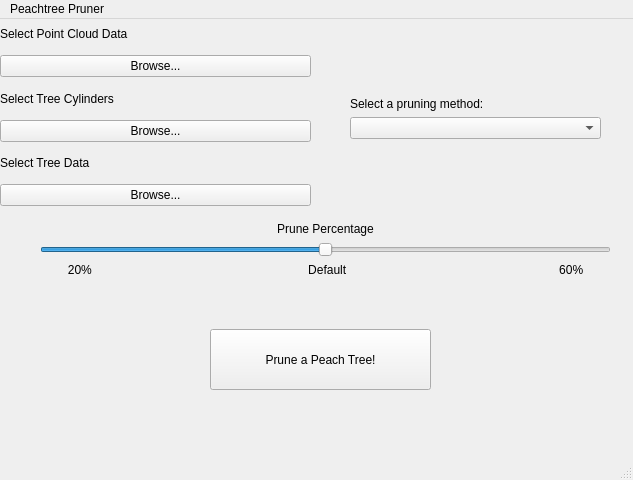
<?xml version="1.0" encoding="UTF-8"?>
<ui version="4.0">
 <class>MainWindow</class>
 <widget class="QMainWindow" name="MainWindow">
  <property name="geometry">
   <rect>
    <x>0</x>
    <y>0</y>
    <width>633</width>
    <height>480</height>
   </rect>
  </property>
  <property name="windowTitle">
   <string extracomment="Peach">Project Peach</string>
  </property>
  <property name="unifiedTitleAndToolBarOnMac">
   <bool>true</bool>
  </property>
  <widget class="QWidget" name="centralwidget">
   <widget class="QWidget" name="verticalLayoutWidget">
    <property name="geometry">
     <rect>
      <x>0</x>
      <y>0</y>
      <width>311</width>
      <height>187</height>
     </rect>
    </property>
    <layout class="QVBoxLayout" name="verticalLayout">
     <item>
      <widget class="QLabel" name="pcd_label">
       <property name="text">
        <string>Select Point Cloud Data</string>
       </property>
      </widget>
     </item>
     <item>
      <widget class="QPushButton" name="pcd_button">
       <property name="layoutDirection">
        <enum>Qt::LeftToRight</enum>
       </property>
       <property name="autoFillBackground">
        <bool>false</bool>
       </property>
       <property name="text">
        <string>Browse...</string>
       </property>
      </widget>
     </item>
     <item>
      <widget class="QLabel" name="treecylinder_label">
       <property name="text">
        <string>Select Tree Cylinders</string>
       </property>
      </widget>
     </item>
     <item>
      <widget class="QPushButton" name="cylinder_button">
       <property name="text">
        <string>Browse...</string>
       </property>
      </widget>
     </item>
     <item>
      <widget class="QLabel" name="treedata_label">
       <property name="text">
        <string>Select Tree Data</string>
       </property>
      </widget>
     </item>
     <item>
      <widget class="QPushButton" name="treedata_button">
       <property name="text">
        <string>Browse...</string>
       </property>
      </widget>
     </item>
    </layout>
   </widget>
   <widget class="QWidget" name="verticalLayoutWidget_2">
    <property name="geometry">
     <rect>
      <x>40</x>
      <y>190</y>
      <width>571</width>
      <height>81</height>
     </rect>
    </property>
    <layout class="QVBoxLayout" name="verticalLayout_2">
     <item>
      <widget class="QLabel" name="prunepercentage_label">
       <property name="text">
        <string>Prune Percentage</string>
       </property>
       <property name="alignment">
        <set>Qt::AlignBottom|Qt::AlignHCenter</set>
       </property>
       <property name="wordWrap">
        <bool>false</bool>
       </property>
      </widget>
     </item>
     <item>
      <widget class="QSlider" name="prune_slider">
       <property name="minimum">
        <number>20</number>
       </property>
       <property name="maximum">
        <number>60</number>
       </property>
       <property name="sliderPosition">
        <number>40</number>
       </property>
       <property name="orientation">
        <enum>Qt::Horizontal</enum>
       </property>
      </widget>
     </item>
     <item>
      <widget class="QLabel" name="label">
       <property name="text">
        <string>20%                                                                 Default                                                                60%</string>
       </property>
       <property name="alignment">
        <set>Qt::AlignHCenter|Qt::AlignTop</set>
       </property>
       <property name="wordWrap">
        <bool>false</bool>
       </property>
      </widget>
     </item>
    </layout>
   </widget>
   <widget class="QWidget" name="verticalLayoutWidget_3">
    <property name="geometry">
     <rect>
      <x>350</x>
      <y>40</y>
      <width>251</width>
      <height>80</height>
     </rect>
    </property>
    <layout class="QVBoxLayout" name="verticalLayout_3">
     <item>
      <widget class="QLabel" name="label_2">
       <property name="text">
        <string>Select a pruning method:</string>
       </property>
       <property name="alignment">
        <set>Qt::AlignBottom|Qt::AlignLeading|Qt::AlignLeft</set>
       </property>
      </widget>
     </item>
     <item>
      <widget class="QComboBox" name="prunemethods_combobox">
       <property name="currentText">
        <string/>
       </property>
       <item>
        <property name="text">
         <string/>
        </property>
       </item>
       <item>
        <property name="text">
         <string>Open Center</string>
        </property>
       </item>
       <item>
        <property name="text">
         <string>Distance</string>
        </property>
       </item>
       <item>
        <property name="text">
         <string>Height</string>
        </property>
       </item>
      </widget>
     </item>
    </layout>
   </widget>
   <widget class="QPushButton" name="prune_button">
    <property name="geometry">
     <rect>
      <x>210</x>
      <y>310</y>
      <width>221</width>
      <height>61</height>
     </rect>
    </property>
    <property name="text">
     <string>Prune a Peach Tree!</string>
    </property>
   </widget>
  </widget>
  <widget class="QMenuBar" name="menubar">
   <property name="geometry">
    <rect>
     <x>0</x>
     <y>0</y>
     <width>633</width>
     <height>24</height>
    </rect>
   </property>
   <widget class="QMenu" name="menuPeachtree_Pruner">
    <property name="title">
     <string>Peachtree Pruner</string>
    </property>
   </widget>
   <addaction name="menuPeachtree_Pruner"/>
  </widget>
  <widget class="QStatusBar" name="statusbar"/>
 </widget>
 <resources/>
 <connections/>
</ui>
